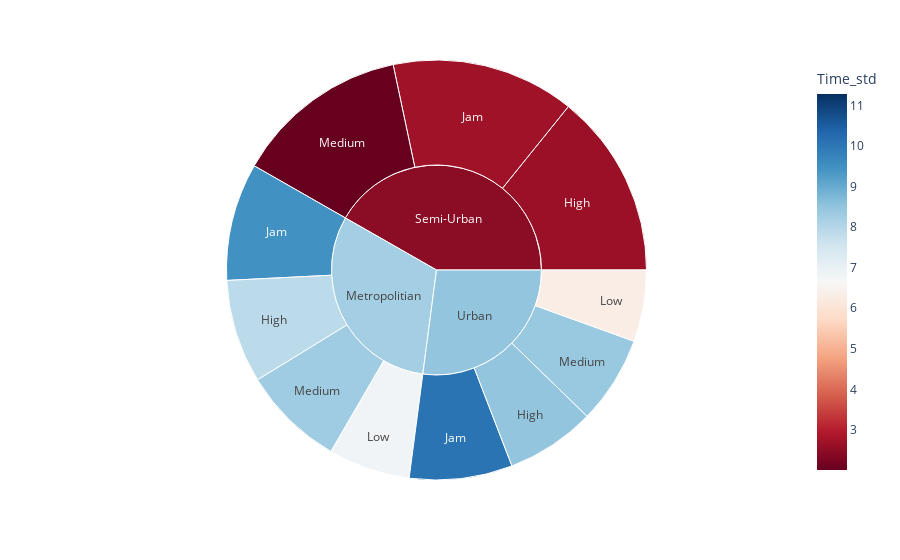

Notebook code for this chart:
### Markdown cell above
>## 5. The average time and standard deviation of delivery per city and kind of traffic

### Code cell
df_aux = (df2[['City','Road_traffic_density', 'Time_taken(min)',]].groupby(['City', 'Road_traffic_density'])
          .agg({'Time_taken(min)': ['mean', 'std']}))
df_aux.columns = ['Time_avg', 'Time_std']
df_aux = df_aux.reset_index()

fig = px.sunburst(df_aux, path=['City', 'Road_traffic_density'], values='Time_avg', 
                 color='Time_std', color_continuous_scale='RdBu', 
                 color_continuous_midpoint=np.average(df_aux['Time_std']))
fig.show()

### Figure 1 — Plotly figure (JSON) as saved in the notebook; plotly's stock layout.template omitted (floating-point values rounded to 4 significant figures)
{"data": [{"branchvalues": "total", "customdata": [[7.905], [2.63], [8.495], [9.476], [2.717], [10.08], [6.795], [6.32], [8.308], [2.011], [8.393], [8.238], [2.46], [8.491]], "domain": {"x": [0, 1], "y": [0, 1]}, "hovertemplate": "labels=%{label}<br>Time_avg=%{value}<br>parent=%{parent}<br>id=%{id}<br>Time_std=%{color}<extra></extra>", "ids": ["Metropolitian /High ", "Semi-Urban /High ", "Urban /High ", "Metropolitian /Jam ", "Semi-Urban /Jam ", "Urban /Jam ", "Metropolitian /Low ", "Urban /Low ", "Metropolitian /Medium ", "Semi-Urban /Medium ", "Urban /Medium ", "Metropolitian ", "Semi-Urban ", "Urban "], "labels": ["High ", "High ", "High ", "Jam ", "Jam ", "Jam ", "Low ", "Low ", "Medium ", "Medium ", "Medium ", "Metropolitian ", "Semi-Urban ", "Urban "], "marker": {"coloraxis": "coloraxis", "colors": [7.905, 2.63, 8.495, 9.476, 2.717, 10.08, 6.795, 6.32, 8.308, 2.011, 8.393, 8.238, 2.46, 8.491]}, "name": "", "parents": ["Metropolitian ", "Semi-Urban ", "Urban ", "Metropolitian ", "Semi-Urban ", "Urban ", "Metropolitian ", "Urban ", "Metropolitian ", "Semi-Urban ", "Urban ", "", "", ""], "type": "sunburst", "values": [28.14, 50.12, 24.31, 31.98, 49.84, 27.99, 22.26, 19.45, 27.73, 47.4, 23.86, 110.1, 147.4, 95.61]}], "layout": {"coloraxis": {"cmid": 6.648, "colorbar": {"title": {"text": "Time_std"}}, "colorscale": [[0, "rgb(103,0,31)"], [0.1, "rgb(178,24,43)"], [0.2, "rgb(214,96,77)"], [0.3, "rgb(244,165,130)"], [0.4, "rgb(253,219,199)"], [0.5, "rgb(247,247,247)"], [0.6, "rgb(209,229,240)"], [0.7, "rgb(146,197,222)"], [0.8, "rgb(67,147,195)"], [0.9, "rgb(33,102,172)"], [1, "rgb(5,48,97)"]]}, "legend": {"tracegroupgap": 0}, "margin": {"t": 60}}}
